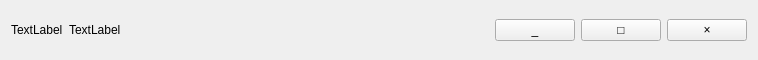
<?xml version="1.0" encoding="UTF-8"?>
<ui version="4.0">
 <class>Title</class>
 <widget class="QWidget" name="Title">
  <property name="geometry">
   <rect>
    <x>0</x>
    <y>0</y>
    <width>758</width>
    <height>60</height>
   </rect>
  </property>
  <property name="windowTitle">
   <string>Form</string>
  </property>
  <layout class="QHBoxLayout" name="horizontalLayout">
   <item>
    <widget class="QLabel" name="labelIcon">
     <property name="text">
      <string>TextLabel</string>
     </property>
    </widget>
   </item>
   <item>
    <widget class="QLabel" name="labelText">
     <property name="text">
      <string>TextLabel</string>
     </property>
    </widget>
   </item>
   <item>
    <spacer name="horizontalSpacer">
     <property name="orientation">
      <enum>Qt::Horizontal</enum>
     </property>
     <property name="sizeHint" stdset="0">
      <size>
       <width>374</width>
       <height>20</height>
      </size>
     </property>
    </spacer>
   </item>
   <item>
    <widget class="QPushButton" name="btnMin">
     <property name="text">
      <string>_</string>
     </property>
    </widget>
   </item>
   <item>
    <widget class="QPushButton" name="btnMax">
     <property name="text">
      <string>□</string>
     </property>
     <property name="checkable">
      <bool>false</bool>
     </property>
    </widget>
   </item>
   <item>
    <widget class="QPushButton" name="btnClose">
     <property name="text">
      <string>×</string>
     </property>
    </widget>
   </item>
  </layout>
 </widget>
 <resources/>
 <connections/>
</ui>
